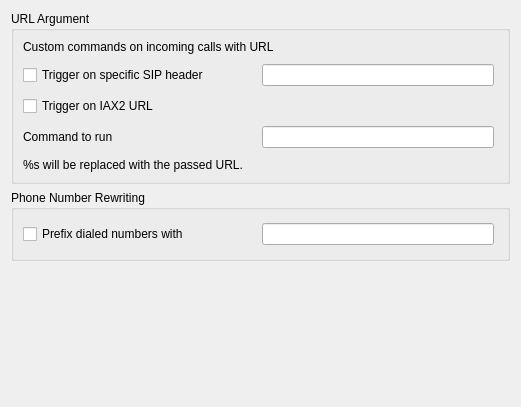
<?xml version="1.0" encoding="UTF-8"?>
<ui version="4.0">
 <class>DlgHooksBase</class>
 <widget class="QWidget" name="DlgHooksBase">
  <property name="geometry">
   <rect>
    <x>0</x>
    <y>0</y>
    <width>520</width>
    <height>407</height>
   </rect>
  </property>
  <property name="windowTitle">
   <string notr="true">Hook settings</string>
  </property>
  <layout class="QVBoxLayout" name="verticalLayout">
   <item>
    <widget class="QGroupBox" name="groupBox_urlArgument">
     <property name="title">
      <string>URL Argument</string>
     </property>
     <layout class="QVBoxLayout" name="verticalLayout_12">
      <item>
       <widget class="QLabel" name="label">
        <property name="text">
         <string>Custom commands on incoming calls with URL</string>
        </property>
        <property name="wordWrap">
         <bool>true</bool>
        </property>
       </widget>
      </item>
      <item>
       <widget class="QWidget" name="widget_protocols" native="true">
        <property name="sizePolicy">
         <sizepolicy hsizetype="Expanding" vsizetype="Preferred">
          <horstretch>0</horstretch>
          <verstretch>0</verstretch>
         </sizepolicy>
        </property>
        <property name="minimumSize">
         <size>
          <width>0</width>
          <height>0</height>
         </size>
        </property>
        <layout class="QHBoxLayout" name="horizontalLayout_8">
         <property name="leftMargin">
          <number>0</number>
         </property>
         <property name="topMargin">
          <number>4</number>
         </property>
         <property name="rightMargin">
          <number>4</number>
         </property>
         <property name="bottomMargin">
          <number>4</number>
         </property>
         <item>
          <widget class="QCheckBox" name="kcfg_enableHooksSIP">
           <property name="text">
            <string>Trigger on specific SIP header</string>
           </property>
          </widget>
         </item>
         <item>
          <widget class="QLineEdit" name="kcfg_hooksSIPHeader">
           <property name="sizePolicy">
            <sizepolicy hsizetype="Preferred" vsizetype="Fixed">
             <horstretch>0</horstretch>
             <verstretch>0</verstretch>
            </sizepolicy>
           </property>
          </widget>
         </item>
        </layout>
       </widget>
      </item>
      <item>
       <widget class="QCheckBox" name="kcfg_enableHooksIAX">
        <property name="text">
         <string>Trigger on IAX2 URL</string>
        </property>
       </widget>
      </item>
      <item>
       <widget class="QWidget" name="widget_urlArgumentForm" native="true">
        <layout class="QHBoxLayout" name="horizontalLayout">
         <property name="leftMargin">
          <number>0</number>
         </property>
         <property name="topMargin">
          <number>4</number>
         </property>
         <property name="rightMargin">
          <number>4</number>
         </property>
         <property name="bottomMargin">
          <number>4</number>
         </property>
         <item>
          <widget class="QLabel" name="label_command">
           <property name="text">
            <string>Command to run</string>
           </property>
           <property name="buddy">
            <cstring>kcfg_hooksCommand</cstring>
           </property>
          </widget>
         </item>
         <item>
          <widget class="QLineEdit" name="kcfg_hooksCommand">
           <property name="sizePolicy">
            <sizepolicy hsizetype="Preferred" vsizetype="Fixed">
             <horstretch>0</horstretch>
             <verstretch>0</verstretch>
            </sizepolicy>
           </property>
          </widget>
         </item>
        </layout>
       </widget>
      </item>
      <item>
       <widget class="QLabel" name="label_2">
        <property name="text">
         <string>%s will be replaced with the passed URL.</string>
        </property>
       </widget>
      </item>
     </layout>
    </widget>
   </item>
   <item>
    <widget class="QGroupBox" name="groupBox_phoneNumberFormatting">
     <property name="title">
      <string>Phone Number Rewriting</string>
     </property>
     <layout class="QVBoxLayout" name="verticalLayout_13">
      <item>
       <widget class="QWidget" name="widget_phoneNumberFormattingForm" native="true">
        <layout class="QHBoxLayout" name="horizontalLayout_2">
         <property name="leftMargin">
          <number>0</number>
         </property>
         <property name="topMargin">
          <number>4</number>
         </property>
         <property name="rightMargin">
          <number>4</number>
         </property>
         <property name="bottomMargin">
          <number>4</number>
         </property>
         <item>
          <widget class="QCheckBox" name="kcfg_addPrefix">
           <property name="text">
            <string>Prefix dialed numbers with</string>
           </property>
          </widget>
         </item>
         <item>
          <widget class="QLineEdit" name="kcfg_prepend">
           <property name="sizePolicy">
            <sizepolicy hsizetype="Preferred" vsizetype="Fixed">
             <horstretch>0</horstretch>
             <verstretch>0</verstretch>
            </sizepolicy>
           </property>
          </widget>
         </item>
        </layout>
       </widget>
      </item>
     </layout>
    </widget>
   </item>
   <item>
    <spacer name="verticalSpacer_configHooks">
     <property name="orientation">
      <enum>Qt::Vertical</enum>
     </property>
     <property name="sizeHint" stdset="0">
      <size>
       <width>499</width>
       <height>96</height>
      </size>
     </property>
    </spacer>
   </item>
  </layout>
 </widget>
 <resources/>
 <connections>
  <connection>
   <sender>kcfg_enableHooksSIP</sender>
   <signal>toggled(bool)</signal>
   <receiver>DlgHooksBase</receiver>
   <slot>setChanged()</slot>
   <hints>
    <hint type="sourcelabel">
     <x>60</x>
     <y>65</y>
    </hint>
    <hint type="destinationlabel">
     <x>-1</x>
     <y>33</y>
    </hint>
   </hints>
  </connection>
  <connection>
   <sender>kcfg_enableHooksIAX</sender>
   <signal>toggled(bool)</signal>
   <receiver>DlgHooksBase</receiver>
   <slot>setChanged()</slot>
   <hints>
    <hint type="sourcelabel">
     <x>40</x>
     <y>96</y>
    </hint>
    <hint type="destinationlabel">
     <x>-2</x>
     <y>100</y>
    </hint>
   </hints>
  </connection>
  <connection>
   <sender>kcfg_addPrefix</sender>
   <signal>toggled(bool)</signal>
   <receiver>DlgHooksBase</receiver>
   <slot>setChanged()</slot>
   <hints>
    <hint type="sourcelabel">
     <x>20</x>
     <y>215</y>
    </hint>
    <hint type="destinationlabel">
     <x>0</x>
     <y>213</y>
    </hint>
   </hints>
  </connection>
  <connection>
   <sender>kcfg_hooksCommand</sender>
   <signal>textEdited(QString)</signal>
   <receiver>DlgHooksBase</receiver>
   <slot>setChanged()</slot>
   <hints>
    <hint type="sourcelabel">
     <x>500</x>
     <y>126</y>
    </hint>
    <hint type="destinationlabel">
     <x>519</x>
     <y>123</y>
    </hint>
   </hints>
  </connection>
  <connection>
   <sender>kcfg_hooksSIPHeader</sender>
   <signal>textEdited(QString)</signal>
   <receiver>DlgHooksBase</receiver>
   <slot>setChanged()</slot>
   <hints>
    <hint type="sourcelabel">
     <x>473</x>
     <y>76</y>
    </hint>
    <hint type="destinationlabel">
     <x>518</x>
     <y>68</y>
    </hint>
   </hints>
  </connection>
  <connection>
   <sender>kcfg_prepend</sender>
   <signal>textEdited(QString)</signal>
   <receiver>DlgHooksBase</receiver>
   <slot>setChanged()</slot>
   <hints>
    <hint type="sourcelabel">
     <x>469</x>
     <y>225</y>
    </hint>
    <hint type="destinationlabel">
     <x>522</x>
     <y>220</y>
    </hint>
   </hints>
  </connection>
 </connections>
 <slots>
  <slot>setChanged()</slot>
 </slots>
</ui>
